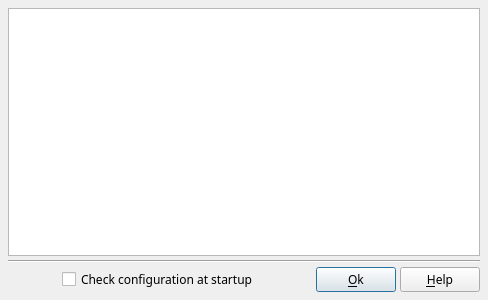
<?xml version="1.0" encoding="UTF-8"?>
<ui version="4.0">
 <class>DlgCheckConfig</class>
 <widget class="QDialog" name="DlgCheckConfig">
  <property name="windowModality">
   <enum>Qt::WindowModal</enum>
  </property>
  <property name="geometry">
   <rect>
    <x>0</x>
    <y>0</y>
    <width>488</width>
    <height>300</height>
   </rect>
  </property>
  <property name="font">
   <font>
    <family>Sans Serif</family>
    <pointsize>9</pointsize>
   </font>
  </property>
  <property name="windowTitle">
   <string>Check configuration</string>
  </property>
  <layout class="QVBoxLayout" name="verticalLayout">
   <property name="spacing">
    <number>4</number>
   </property>
   <property name="leftMargin">
    <number>8</number>
   </property>
   <property name="topMargin">
    <number>8</number>
   </property>
   <property name="rightMargin">
    <number>8</number>
   </property>
   <property name="bottomMargin">
    <number>8</number>
   </property>
   <item>
    <widget class="QListWidget" name="ListWidget">
     <property name="toolTip">
      <string>Here are listed the components used and their status:

Red: The component does not work properly

Green: The component works perfectly

Yellow: The component works partially
- For a codec: Only reading is available (not encoding)
- For a library: The version is old</string>
     </property>
    </widget>
   </item>
   <item>
    <widget class="Line" name="line">
     <property name="orientation">
      <enum>Qt::Horizontal</enum>
     </property>
    </widget>
   </item>
   <item>
    <layout class="QHBoxLayout" name="horizontalLayout_2">
     <property name="spacing">
      <number>4</number>
     </property>
     <item>
      <spacer name="horizontalSpacer_3">
       <property name="orientation">
        <enum>Qt::Horizontal</enum>
       </property>
       <property name="sizeHint" stdset="0">
        <size>
         <width>40</width>
         <height>20</height>
        </size>
       </property>
      </spacer>
     </item>
     <item>
      <widget class="QCheckBox" name="CheckConfigAtStartupCB">
       <property name="text">
        <string>Check configuration at startup</string>
       </property>
      </widget>
     </item>
     <item>
      <spacer name="horizontalSpacer_2">
       <property name="orientation">
        <enum>Qt::Horizontal</enum>
       </property>
       <property name="sizeHint" stdset="0">
        <size>
         <width>40</width>
         <height>20</height>
        </size>
       </property>
      </spacer>
     </item>
     <item>
      <widget class="QPushButton" name="OKBT">
       <property name="toolTip">
        <string>Close dialog box</string>
       </property>
       <property name="text">
        <string>&amp;Ok</string>
       </property>
       <property name="icon">
        <iconset>
         <normaloff>:/img/action_ok.png</normaloff>:/img/action_ok.png</iconset>
       </property>
      </widget>
     </item>
     <item>
      <widget class="QPushButton" name="HelpBt">
       <property name="toolTip">
        <string>Show help about this dialogue box</string>
       </property>
       <property name="text">
        <string>&amp;Help</string>
       </property>
       <property name="icon">
        <iconset>
         <normaloff>:/img/help.png</normaloff>:/img/help.png</iconset>
       </property>
      </widget>
     </item>
    </layout>
   </item>
  </layout>
 </widget>
 <resources/>
 <connections/>
</ui>
